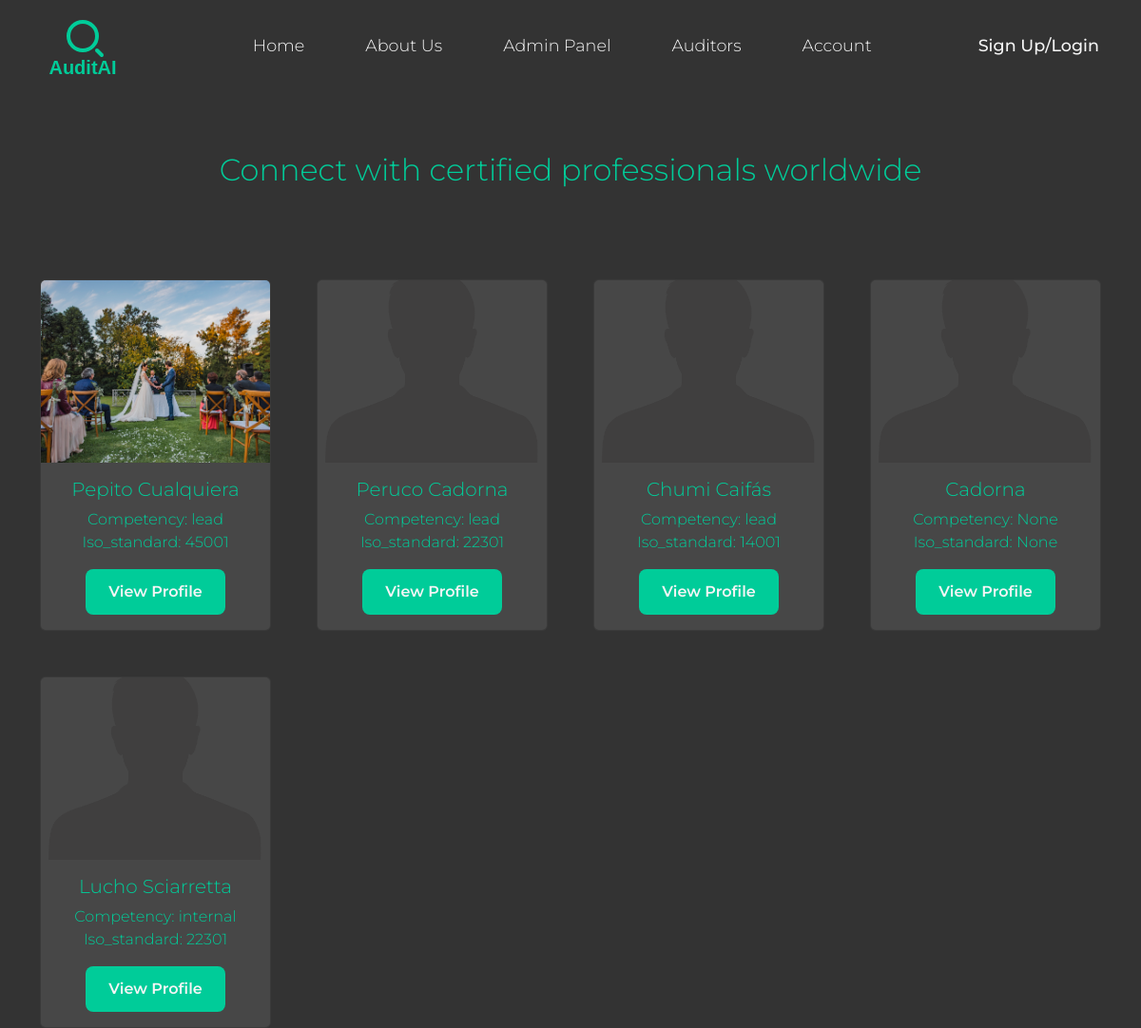
Before: /auditors/ with the older database file.
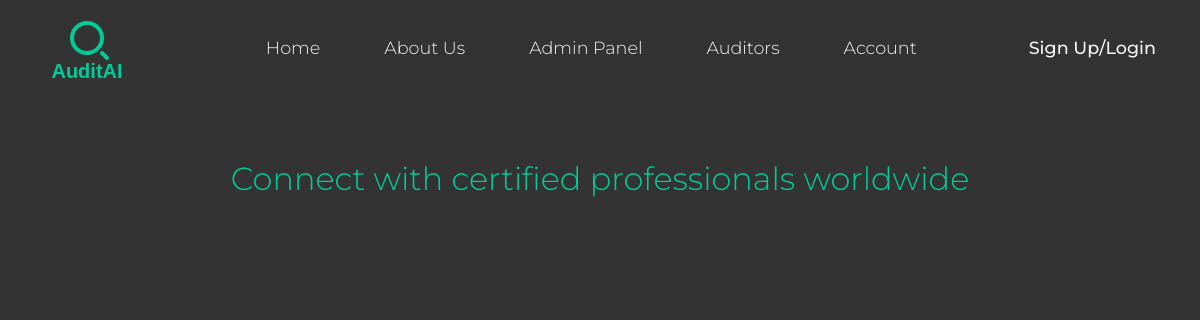
After: the same page with the newer database file.
### auditors/models.py (models this page shows, shortened)
class AuditorProfile(models.Model):
    ISO_AUDITABLE_CHOICES = [
    ('9001', 'ISO 9001 (Quality Management)'),
    ('14001', 'ISO 14001 (Environmental Management)'),
    ('45001', 'ISO 45001 (Occupational Health & Safety)'),
    ('27001', 'ISO 27001 (Information Security)'),
    ('50001', 'ISO 50001 (Energy Management)'),
    ('22301', 'ISO 22301 (Business Continuity)'),
    ('37001', 'ISO 37001 (Anti-Bribery Management)'),
]
    AUDITOR_ROLE_CHOICES = [
    ('internal', 'Internal Auditor'),
    ('lead', 'Lead Auditor'),
    ('external', 'External Auditor'),
]
    user = models.OneToOneField(CustomUser, on_delete=models.CASCADE)
    username = models.CharField(max_length= 50)
    name = models.CharField(max_length= 50,blank=True, null=True )
    surname = models.CharField(max_length= 50, blank=True, null=True)
    document = models.CharField(max_length=60, unique=True, blank=True, null=True)
    email = models.EmailField(unique=True)
    profile_image = models.ImageField(  upload_to='auditors/profile_images', default= 'auditors/profile_images/default.png',  null=True, blank=True)
    competency = models.CharField(max_length= 50, choices= AUDITOR_ROLE_CHOICES, blank=True, null=True)
    iso_standard = models.CharField(max_length=50, choices=ISO_AUDITABLE_CHOICES, blank=True, null=True)

### auditors/views/auditors.py (the view)
# urls.py: path('', AuditorsView.as_view(), name = 'auditors'),
class AuditorsView(ListView):
    model = AuditorProfile
    template_name = 'auditors.html'
    context_object_name = 'auditors'
    paginate_by = 6
    def get_queryset(self):
        return AuditorProfile.objects.all()

### auditors/templates/auditors.html
{% extends 'base.html' %}
{% block content %}
{% include 'navbar.html' %}
<main class="main auditors">
  <div class="container ">
    <div class="section-header">
      <h1 class="montserrat-2"> Connect with certified professionals worldwide
      </h1>
    </div>
    <div class="row g-5" >
      {% for auditor in auditors %}
      <div class="col-sm-6 col-md-4 col-lg-3">
        <div class="card h-100  " >
          <div class="img-wrapper">
            <img src="{{auditor.profile_image.url}}" class="card-img-top" alt="...">
          </div>
          <div class="card-body ">
            <h5 class="card-title montserrat-2 text-center">{{auditor.username.capitalize}}
              {{auditor.surname.capitalize}}</h5>
            <div class="competencies text-center ">
              <span>Competency: {{auditor.competency}}</span>
              <br>
              <span>Iso_standard: {{auditor.iso_standard}}</span>
              <a href="" class="btn mt-3" >View Profile</a>
            </div>
          </div>
        </div>
      </div>
      {% endfor %}
    </div>
  </div>
</main>
{% endblock %}

Changed rows visible on the page:
removed AuditorProfile: profile_image (picture), username "Pepito", surname "Cualquiera", competency "lead", iso_standard "45001"
removed AuditorProfile: profile_image (placeholder picture), username "Peruco", surname "Cadorna", competency "lead", iso_standard "22301"
removed AuditorProfile: profile_image (placeholder picture), username "Chumi", surname "Caifás", competency "lead", iso_standard "14001"
removed AuditorProfile: profile_image (placeholder picture), username "Cadorna", competency "None", iso_standard "None"
removed AuditorProfile: profile_image (placeholder picture), username "Lucho", surname "Sciarretta", competency "internal", iso_standard "22301"
